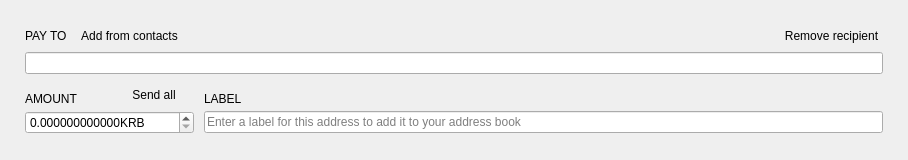
<?xml version="1.0" encoding="UTF-8"?>
<ui version="4.0">
 <class>TransferFrame</class>
 <widget class="QFrame" name="TransferFrame">
  <property name="geometry">
   <rect>
    <x>0</x>
    <y>0</y>
    <width>908</width>
    <height>160</height>
   </rect>
  </property>
  <property name="sizePolicy">
   <sizepolicy hsizetype="Preferred" vsizetype="Preferred">
    <horstretch>0</horstretch>
    <verstretch>150</verstretch>
   </sizepolicy>
  </property>
  <property name="minimumSize">
   <size>
    <width>0</width>
    <height>160</height>
   </size>
  </property>
  <property name="maximumSize">
   <size>
    <width>16777215</width>
    <height>160</height>
   </size>
  </property>
  <property name="windowTitle">
   <string>Frame</string>
  </property>
  <property name="styleSheet">
   <string notr="true"/>
  </property>
  <property name="frameShape">
   <enum>QFrame::NoFrame</enum>
  </property>
  <property name="frameShadow">
   <enum>QFrame::Plain</enum>
  </property>
  <layout class="QVBoxLayout" name="verticalLayout">
   <property name="spacing">
    <number>10</number>
   </property>
   <property name="leftMargin">
    <number>25</number>
   </property>
   <property name="rightMargin">
    <number>25</number>
   </property>
   <item>
    <spacer name="verticalSpacer_2">
     <property name="orientation">
      <enum>Qt::Vertical</enum>
     </property>
     <property name="sizeHint" stdset="0">
      <size>
       <width>20</width>
       <height>40</height>
      </size>
     </property>
    </spacer>
   </item>
   <item>
    <layout class="QGridLayout" name="gridLayout">
     <property name="verticalSpacing">
      <number>5</number>
     </property>
     <item row="0" column="0">
      <widget class="WalletGui::WalletNormalGrayTextLabel" name="m_payToTextLabel">
       <property name="sizePolicy">
        <sizepolicy hsizetype="Minimum" vsizetype="Minimum">
         <horstretch>0</horstretch>
         <verstretch>0</verstretch>
        </sizepolicy>
       </property>
       <property name="text">
        <string>PAY TO</string>
       </property>
       <property name="alignment">
        <set>Qt::AlignLeading|Qt::AlignLeft|Qt::AlignVCenter</set>
       </property>
       <property name="margin">
        <number>0</number>
       </property>
       <property name="indent">
        <number>0</number>
       </property>
      </widget>
     </item>
     <item row="0" column="1">
      <widget class="WalletGui::WalletTinyLinkLikeButton" name="m_addressBookButton">
       <property name="sizePolicy">
        <sizepolicy hsizetype="Preferred" vsizetype="Minimum">
         <horstretch>0</horstretch>
         <verstretch>0</verstretch>
        </sizepolicy>
       </property>
       <property name="cursor">
        <cursorShape>PointingHandCursor</cursorShape>
       </property>
       <property name="focusPolicy">
        <enum>Qt::NoFocus</enum>
       </property>
       <property name="layoutDirection">
        <enum>Qt::LeftToRight</enum>
       </property>
       <property name="text">
        <string>Add from contacts</string>
       </property>
       <property name="flat">
        <bool>true</bool>
       </property>
      </widget>
     </item>
     <item row="0" column="2">
      <spacer name="horizontalSpacer">
       <property name="orientation">
        <enum>Qt::Horizontal</enum>
       </property>
       <property name="sizeHint" stdset="0">
        <size>
         <width>318</width>
         <height>10</height>
        </size>
       </property>
      </spacer>
     </item>
     <item row="0" column="3" alignment="Qt::AlignBottom">
      <widget class="WalletGui::WalletTinyLinkLikeButton" name="m_removeButton">
       <property name="sizePolicy">
        <sizepolicy hsizetype="Preferred" vsizetype="Minimum">
         <horstretch>0</horstretch>
         <verstretch>0</verstretch>
        </sizepolicy>
       </property>
       <property name="cursor">
        <cursorShape>PointingHandCursor</cursorShape>
       </property>
       <property name="focusPolicy">
        <enum>Qt::NoFocus</enum>
       </property>
       <property name="text">
        <string>Remove recipient</string>
       </property>
       <property name="flat">
        <bool>true</bool>
       </property>
      </widget>
     </item>
     <item row="1" column="0" colspan="4">
      <widget class="WalletGui::ClearableLineEdit" name="m_sendAddressEdit">
       <property name="styleSheet">
        <string notr="true">[errorState=&quot;true&quot;] {
  border-color: #ef3131;
}</string>
       </property>
      </widget>
     </item>
    </layout>
   </item>
   <item>
    <layout class="QGridLayout" name="gridLayout_2">
     <property name="verticalSpacing">
      <number>5</number>
     </property>
     <item row="0" column="0">
      <widget class="WalletGui::WalletNormalGrayTextLabel" name="m_amountTextLabel">
       <property name="sizePolicy">
        <sizepolicy hsizetype="Minimum" vsizetype="Minimum">
         <horstretch>0</horstretch>
         <verstretch>0</verstretch>
        </sizepolicy>
       </property>
       <property name="text">
        <string>AMOUNT</string>
       </property>
       <property name="alignment">
        <set>Qt::AlignBottom|Qt::AlignLeading|Qt::AlignLeft</set>
       </property>
       <property name="indent">
        <number>0</number>
       </property>
      </widget>
     </item>
     <item row="0" column="1">
      <widget class="WalletGui::WalletTinyLinkLikeButton" name="m_sendAllButton">
       <property name="sizePolicy">
        <sizepolicy hsizetype="Minimum" vsizetype="Minimum">
         <horstretch>0</horstretch>
         <verstretch>0</verstretch>
        </sizepolicy>
       </property>
       <property name="cursor">
        <cursorShape>PointingHandCursor</cursorShape>
       </property>
       <property name="focusPolicy">
        <enum>Qt::NoFocus</enum>
       </property>
       <property name="layoutDirection">
        <enum>Qt::LeftToRight</enum>
       </property>
       <property name="text">
        <string>Send all</string>
       </property>
       <property name="flat">
        <bool>true</bool>
       </property>
      </widget>
     </item>
     <item row="0" column="2">
      <widget class="WalletGui::WalletNormalGrayTextLabel" name="m_labelTextLabel">
       <property name="text">
        <string>LABEL</string>
       </property>
       <property name="alignment">
        <set>Qt::AlignBottom|Qt::AlignLeading|Qt::AlignLeft</set>
       </property>
       <property name="indent">
        <number>0</number>
       </property>
      </widget>
     </item>
     <item row="1" column="0" colspan="2">
      <widget class="QDoubleSpinBox" name="m_sendAmountSpin">
       <property name="maximumSize">
        <size>
         <width>16777215</width>
         <height>16777215</height>
        </size>
       </property>
       <property name="focusPolicy">
        <enum>Qt::ClickFocus</enum>
       </property>
       <property name="layoutDirection">
        <enum>Qt::LeftToRight</enum>
       </property>
       <property name="styleSheet">
        <string notr="true">[errorState=&quot;true&quot;] {
  border-color: #ef3131;
}</string>
       </property>
       <property name="buttonSymbols">
        <enum>QAbstractSpinBox::UpDownArrows</enum>
       </property>
       <property name="suffix">
        <string notr="true">KRB</string>
       </property>
       <property name="decimals">
        <number>12</number>
       </property>
       <property name="maximum">
        <double>1000000000000.000000000000000</double>
       </property>
      </widget>
     </item>
     <item row="1" column="2">
      <widget class="WalletGui::ClearableLineEdit" name="m_sendLabelEdit">
       <property name="styleSheet">
        <string notr="true">[errorState=&quot;true&quot;] {
  border-color: #ef3131;
}</string>
       </property>
       <property name="placeholderText">
        <string>Enter a label for this address to add it to your address book</string>
       </property>
      </widget>
     </item>
    </layout>
   </item>
   <item>
    <spacer name="verticalSpacer">
     <property name="orientation">
      <enum>Qt::Vertical</enum>
     </property>
     <property name="sizeHint" stdset="0">
      <size>
       <width>20</width>
       <height>40</height>
      </size>
     </property>
    </spacer>
   </item>
  </layout>
 </widget>
 <customwidgets>
  <customwidget>
   <class>WalletGui::WalletTinyLinkLikeButton</class>
   <extends>QPushButton</extends>
   <header>Gui/Common/WalletLinkLikeButton.h</header>
  </customwidget>
  <customwidget>
   <class>WalletGui::WalletNormalGrayTextLabel</class>
   <extends>QLabel</extends>
   <header>Gui/Common/WalletTextLabel.h</header>
  </customwidget>
  <customwidget>
   <class>WalletGui::ClearableLineEdit</class>
   <extends>QLineEdit</extends>
   <header>Gui/Common/ClearableLineEdit.h</header>
  </customwidget>
 </customwidgets>
 <tabstops>
  <tabstop>m_sendAddressEdit</tabstop>
  <tabstop>m_sendAmountSpin</tabstop>
  <tabstop>m_sendLabelEdit</tabstop>
  <tabstop>m_addressBookButton</tabstop>
  <tabstop>m_removeButton</tabstop>
 </tabstops>
 <resources/>
 <connections>
  <connection>
   <sender>m_removeButton</sender>
   <signal>clicked()</signal>
   <receiver>TransferFrame</receiver>
   <slot>deleteLater()</slot>
   <hints>
    <hint type="sourcelabel">
     <x>797</x>
     <y>41</y>
    </hint>
    <hint type="destinationlabel">
     <x>445</x>
     <y>79</y>
    </hint>
   </hints>
  </connection>
  <connection>
   <sender>m_addressBookButton</sender>
   <signal>clicked()</signal>
   <receiver>TransferFrame</receiver>
   <slot>addressBookClicked()</slot>
   <hints>
    <hint type="sourcelabel">
     <x>136</x>
     <y>41</y>
    </hint>
    <hint type="destinationlabel">
     <x>445</x>
     <y>79</y>
    </hint>
   </hints>
  </connection>
  <connection>
   <sender>m_sendAddressEdit</sender>
   <signal>textChanged(QString)</signal>
   <receiver>TransferFrame</receiver>
   <slot>labelOrAddressChanged(QString)</slot>
   <hints>
    <hint type="sourcelabel">
     <x>445</x>
     <y>56</y>
    </hint>
    <hint type="destinationlabel">
     <x>445</x>
     <y>79</y>
    </hint>
   </hints>
  </connection>
  <connection>
   <sender>m_sendLabelEdit</sender>
   <signal>textChanged(QString)</signal>
   <receiver>TransferFrame</receiver>
   <slot>labelOrAddressChanged(QString)</slot>
   <hints>
    <hint type="sourcelabel">
     <x>582</x>
     <y>128</y>
    </hint>
    <hint type="destinationlabel">
     <x>445</x>
     <y>79</y>
    </hint>
   </hints>
  </connection>
  <connection>
   <sender>m_sendAmountSpin</sender>
   <signal>valueChanged(QString)</signal>
   <receiver>TransferFrame</receiver>
   <slot>amountStringChanged(QString)</slot>
   <hints>
    <hint type="sourcelabel">
     <x>124</x>
     <y>124</y>
    </hint>
    <hint type="destinationlabel">
     <x>453</x>
     <y>79</y>
    </hint>
   </hints>
  </connection>
  <connection>
   <sender>m_sendAddressEdit</sender>
   <signal>textChanged(QString)</signal>
   <receiver>TransferFrame</receiver>
   <slot>addressChanged(QString)</slot>
   <hints>
    <hint type="sourcelabel">
     <x>453</x>
     <y>69</y>
    </hint>
    <hint type="destinationlabel">
     <x>453</x>
     <y>79</y>
    </hint>
   </hints>
  </connection>
  <connection>
   <sender>m_sendAllButton</sender>
   <signal>clicked()</signal>
   <receiver>TransferFrame</receiver>
   <slot>sendAllClicked()</slot>
   <hints>
    <hint type="sourcelabel">
     <x>136</x>
     <y>97</y>
    </hint>
    <hint type="destinationlabel">
     <x>453</x>
     <y>79</y>
    </hint>
   </hints>
  </connection>
 </connections>
 <slots>
  <slot>addressBookClicked()</slot>
  <slot>pasteClicked()</slot>
  <slot>labelOrAddressChanged(QString)</slot>
  <slot>addressChanged(QString)</slot>
  <slot>amountStringChanged(QString)</slot>
  <slot>sendAllClicked()</slot>
 </slots>
</ui>
